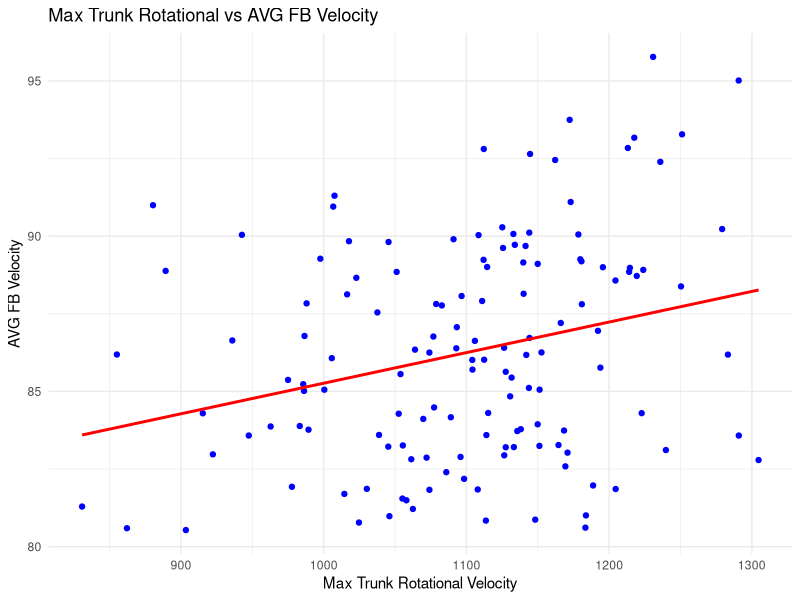
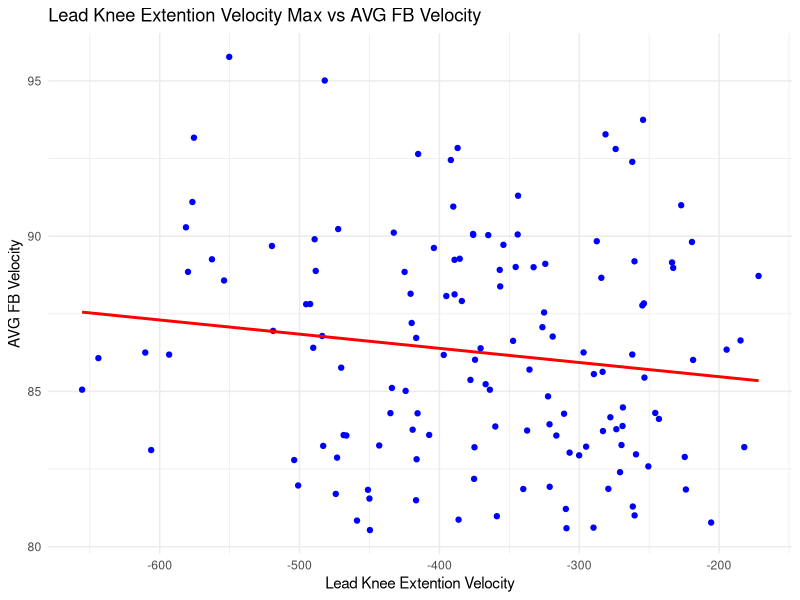
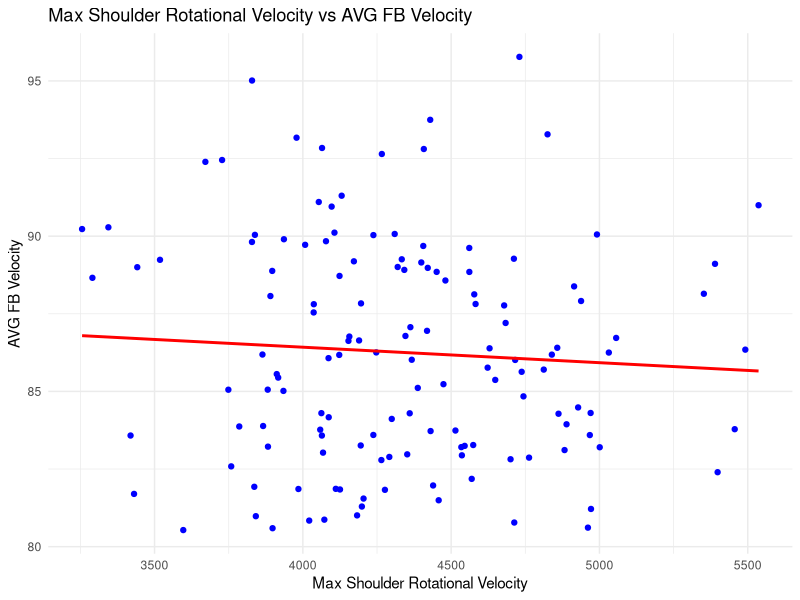
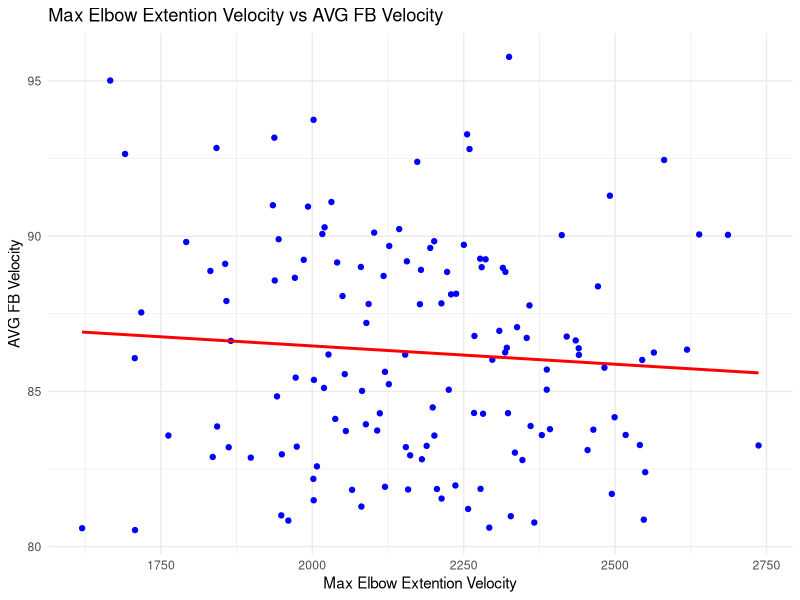
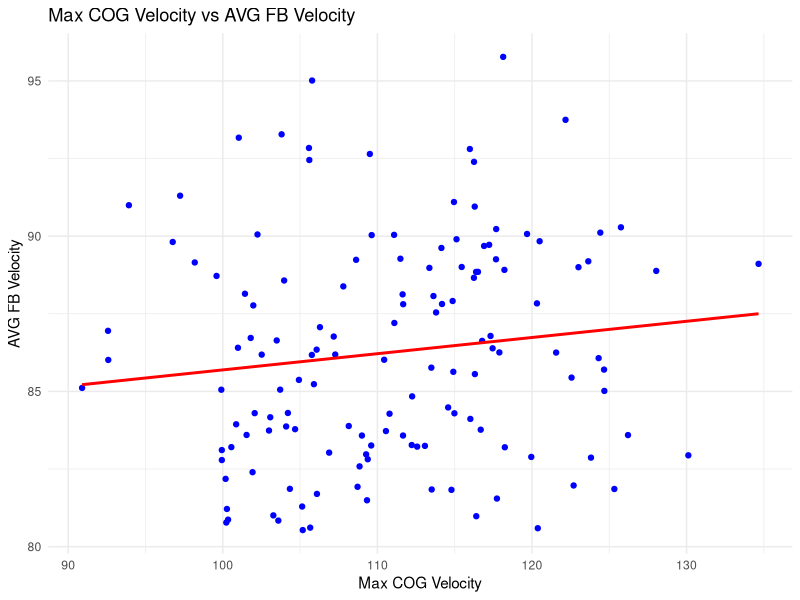
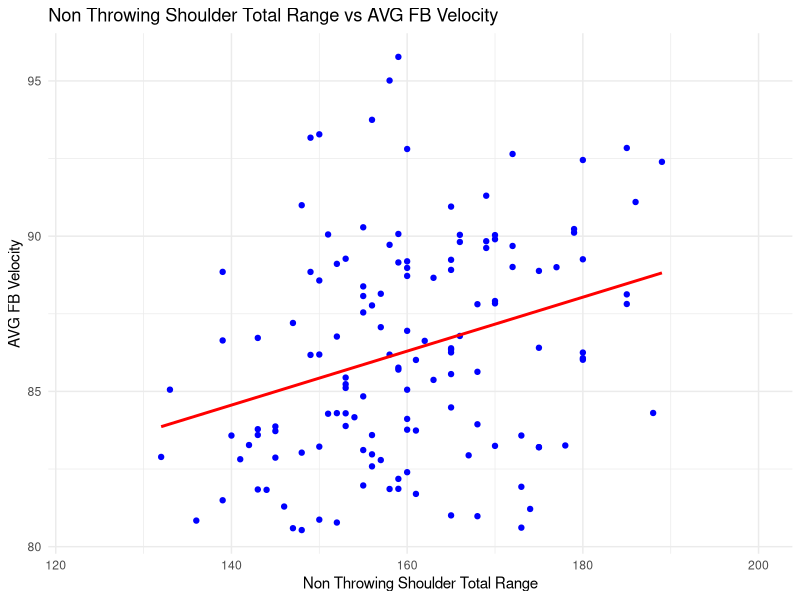
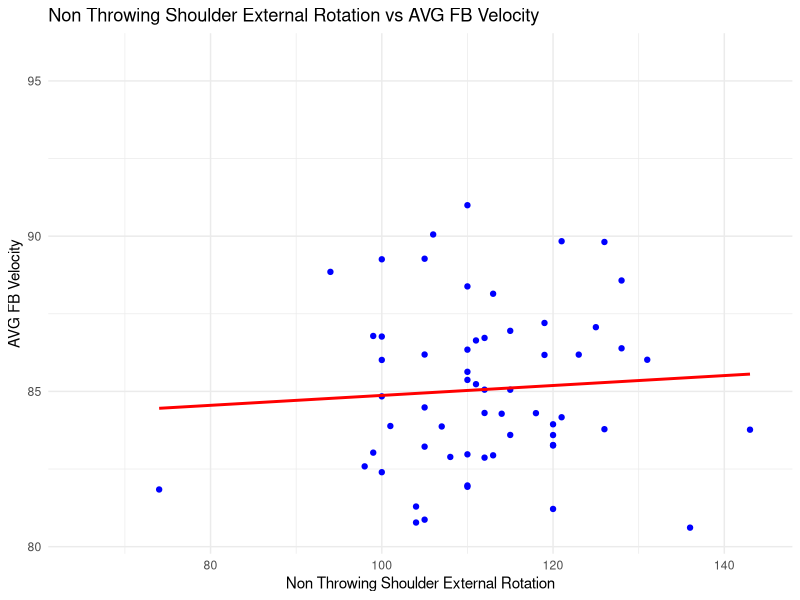
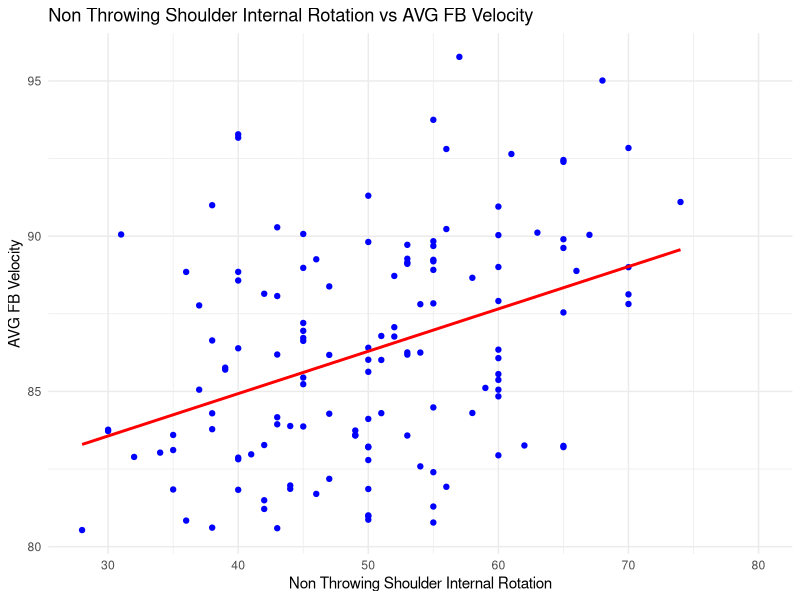

Source code (R) for these figures, in order:
library(dplyr)
library(ggplot2)


# Function to remove outliers based on IQR method
remove_outliers <- function(data) {
  num_cols <- data %>% select(where(is.numeric))
  for (col in colnames(num_cols)) {
    Q1 <- quantile(data[[col]], 0.25, na.rm = TRUE)
    Q3 <- quantile(data[[col]], 0.75, na.rm = TRUE)
    IQR <- Q3 - Q1
    lower_bound <- Q1 - 1.5 * IQR
    upper_bound <- Q3 + 1.5 * IQR
    data <- data %>% filter((data[[col]] >= lower_bound) & (data[[col]] <= upper_bound) | is.na(data[[col]]))
  }
  return(data)
}

BioMechPitches <- read.csv("Boost_BioMech_Metrics_And_Velos_greater_than_80.csv")
AssessmentData <- read.csv("cleaned_assessment_data.csv")

BioMechPitches <- remove_outliers(BioMechPitches)


BioMechPitchAverage <- BioMechPitches %>%
  group_by(firstname, lastname) %>%
  summarise(across(where(is.numeric), mean, na.rm = TRUE))

CombinedData <- left_join(AssessmentData, BioMechPitchAverage, by = c("firstname", "lastname"))


write.csv(CombinedData, "BioMech_And_Assessment_Data.csv", row.names = FALSE)

numeric_columns <- CombinedData %>%
  select(where(is.numeric))

trunk_correlations <- numeric_columns %>%
  summarise(across(everything(), ~ cor(.x, numeric_columns$Max_Trunk_Rotational_Velo, use = "complete.obs")))

trunk_correlation_df <- data.frame(
  variable = colnames(trunk_correlations),
  correlation = as.numeric(trunk_correlations)
)

lead_knee_correlations <- numeric_columns %>%
  summarise(across(everything(), ~ cor(.x, numeric_columns$Lead_Knee_Extension_Velo_Max, use = "complete.obs")))

lead_knee_correlation_df <- data.frame(
  variable = colnames(lead_knee_correlations),
  correlation = as.numeric(lead_knee_correlations)
)

shoulder_correlations <- numeric_columns %>%
  summarise(across(everything(), ~ cor(.x, numeric_columns$Max_Shoulder_Rotational_Velocity, use = "complete.obs")))

shoulder_correlation_df <- data.frame(
  variable = colnames(shoulder_correlations),
  correlation = as.numeric(shoulder_correlations)
)

elbow_correlations <- numeric_columns %>%
  summarise(across(everything(), ~ cor(.x, numeric_columns$Max_Elbow_Extension_Velocity, use = "complete.obs")))

elbow_correlation_df <- data.frame(
  variable = colnames(elbow_correlations),
  correlation = as.numeric(elbow_correlations)
)

COG_correlations <- numeric_columns %>%
  summarise(across(everything(), ~ cor(.x, numeric_columns$Max_COG_Velo , use = "complete.obs")))

COG_correlation_df <- data.frame(
  variable = colnames(COG_correlations),
  correlation = as.numeric(COG_correlations)
)

velocity_correlations <- numeric_columns %>%
  summarise(across(everything(), ~ cor(.x, numeric_columns$Velocity , use = "complete.obs")))

velocity_correlation_df <- data.frame(
  variable = colnames(velocity_correlations),
  correlation = as.numeric(velocity_correlations)
)

ggplot(CombinedData, aes(x = Max_Trunk_Rotational_Velocity, y = Velocity)) +
  geom_point(color = "blue") + # Scatter plot
  geom_smooth(method = "lm", se = FALSE, color = "red") + # Regression line
  labs(
    title = "Max Trunk Rotational vs AVG FB Velocity",
    x = "Max Trunk Rotational Velocity",
    y = "AVG FB Velocity"
  ) +
  theme_minimal() # Clean theme

ggplot(CombinedData, aes(x = Lead_Knee_Extension_Velo_Max, y = Velocity)) +
  geom_point(color = "blue") + # Scatter plot
  geom_smooth(method = "lm", se = FALSE, color = "red") + # Regression line
  labs(
    title = "Lead Knee Extention Velocity Max vs AVG FB Velocity",
    x = "Lead Knee Extention Velocity",
    y = "AVG FB Velocity"
  ) +
  theme_minimal() # Clean theme

ggplot(CombinedData, aes(x = Max_Shoulder_Rotational_Velocity, y = Velocity)) +
  geom_point(color = "blue") + # Scatter plot
  geom_smooth(method = "lm", se = FALSE, color = "red") + # Regression line
  labs(
    title = "Max Shoulder Rotational Velocity vs AVG FB Velocity",
    x = "Max Shoulder Rotational Velocity",
    y = "AVG FB Velocity"
  ) +
  theme_minimal() # Clean theme

ggplot(CombinedData, aes(x = Max_Elbow_Extension_Velocity, y = Velocity)) +
  geom_point(color = "blue") + # Scatter plot
  geom_smooth(method = "lm", se = FALSE, color = "red") + # Regression line
  labs(
    title = "Max Elbow Extention Velocity vs AVG FB Velocity",
    x = "Max Elbow Extention Velocity",
    y = "AVG FB Velocity"
  ) +
  theme_minimal() # Clean theme

ggplot(CombinedData, aes(x = Max_COG_Velo, y = Velocity)) +
  geom_point(color = "blue") + # Scatter plot
  geom_smooth(method = "lm", se = FALSE, color = "red") + # Regression line
  labs(
    title = "Max COG Velocity vs AVG FB Velocity",
    x = "Max COG Velocity",
    y = "AVG FB Velocity"
  ) +
  theme_minimal() # Clean theme

ggplot(CombinedData, aes(x = shoulder.total.range.non.throwing, y = Velocity)) +
  geom_point(color = "blue") + # Scatter plot
  geom_smooth(method = "lm", se = FALSE, color = "red") + # Regression line
  labs(
    title = "Non Throwing Shoulder Total Range vs AVG FB Velocity",
    x = "Non Throwing Shoulder Total Range",
    y = "AVG FB Velocity"
  ) +
  theme_minimal() # Clean theme

ggplot(CombinedData, aes(x = shoulder.prone.active.er.non.throwing, y = Velocity)) +
  geom_point(color = "blue") + # Scatter plot
  geom_smooth(method = "lm", se = FALSE, color = "red") + # Regression line
  labs(
    title = "Non Throwing Shoulder External Rotation vs AVG FB Velocity",
    x = "Non Throwing Shoulder External Rotation",
    y = "AVG FB Velocity"
  ) +
  theme_minimal() # Clean theme

ggplot(CombinedData, aes(x = shoulder.internal.rotation.non.throwing, y = Velocity)) +
  geom_point(color = "blue") + # Scatter plot
  geom_smooth(method = "lm", se = FALSE, color = "red") + # Regression line
  labs(
    title = "Non Throwing Shoulder Internal Rotation vs AVG FB Velocity",
    x = "Non Throwing Shoulder Internal Rotation",
    y = "AVG FB Velocity"
  ) +
  theme_minimal() # Clean theme

ggplot(CombinedData, aes(x = shoulder.horizontal.abduction.non.throwing, y = Velocity)) +
  geom_point(color = "blue") + # Scatter plot
  geom_smooth(method = "lm", se = FALSE, color = "red") + # Regression line
  labs(
    title = "Non Throwing Shoulder Horz Abduction vs AVG FB Velocity",
    x = "Non Throwing Shoulder Horz Abduction",
    y = "AVG FB Velocity"
  ) +
  theme_minimal() # Clean theme

ggplot(CombinedData, aes(x = shoulder.flexion.scap.stabilized.non.throwing, y = Velocity)) +
  geom_point(color = "blue") + # Scatter plot
  geom_smooth(method = "lm", se = FALSE, color = "red") + # Regression line
  labs(
    title = "Non Throwing Shoulder Flexion Scap Stabilized vs AVG FB Velocity",
    x = "Non Throwing Shoulder Flexion Scap Stabilized",
    y = "AVG FB Velocity"
  ) +
  theme_minimal() # Clean theme

ggplot(CombinedData, aes(x = shoulder.flexion.non.throwing, y = Velocity)) +
  geom_point(color = "blue") + # Scatter plot
  geom_smooth(method = "lm", se = FALSE, color = "red") + # Regression line
  labs(
    title = "Non Throwing Shoulder Flexion vs AVG FB Velocity",
    x = "Non Throwing Shoulder Flexion",
    y = "AVG FB Velocity"
  ) +
  theme_minimal() # Clean theme

